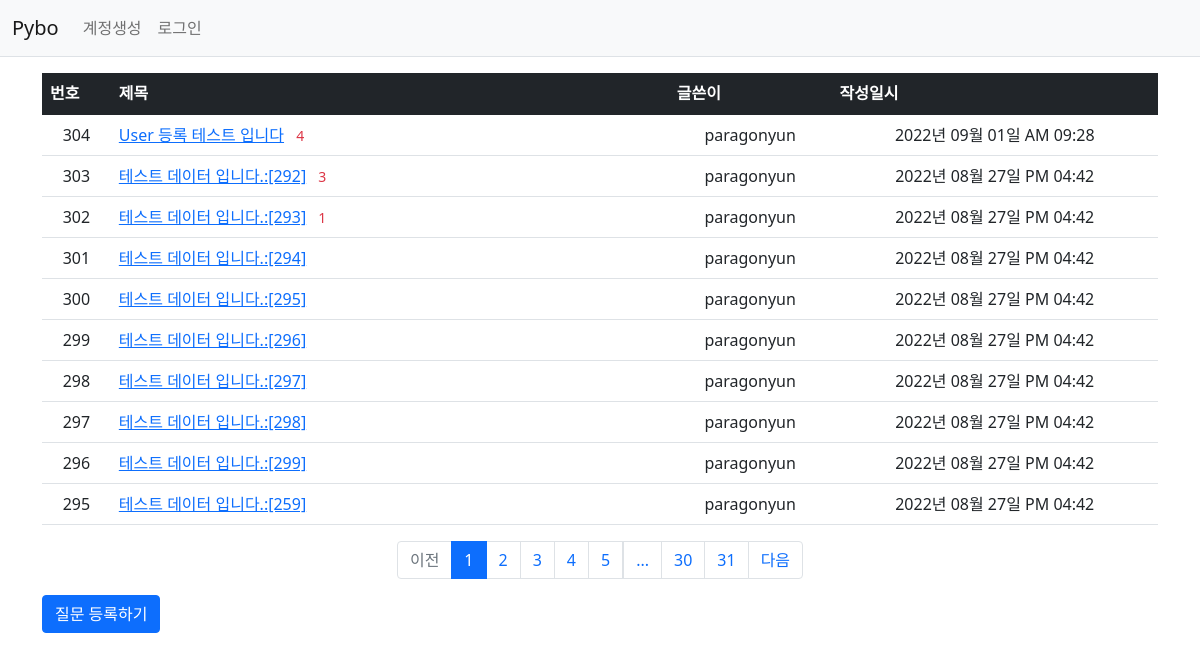
Page /question/list/ on the committed database.
### pybo/models.py (models this page shows)
class Question(db.Model) : ## class 이름으로 Table 이름이 생성됨
    id = db.Column(db.Integer, primary_key = True) ## 칼럼 속성과 기본키인지 아닌지
    subject = db.Column(db.String(200), nullable=False) ## Null값 허용 안 함
    content = db.Column(db.Text(), nullable=False)
    create_date = db.Column(db.DateTime(), nullable=False)
    user_id = db.Column(db.Integer, db.ForeignKey('user.id', ondelete='CASCADE'), nullable=False)
    user = db.relationship('User', backref=db.backref('question_set'))
    modify_date = db.Column(db.DateTime(), nullable=True)
    '''
    User 모델을 첫번째로 연결되어 있고 secondary=question_voter Table로 되어있으므로
    Question 모델로 추천인을 저장하면 실제 ㄷ이터는 quesion_voter Table에 저장
    추천인 정보는 voter column에 저장됨
    '''
    voter = db.relationship('User', secondary=question_voter, backref=db.backref('qestion_voter_set'))

class User(db.Model) :
    id = db.Column(db.Integer, primary_key = True)
    username = db.Column(db.String(150), unique=True, nullable=False)
    password = db.Column(db.String(200), nullable=False)
    email = db.Column(db.String(120), unique=True, nullable=False)

### pybo/views/question_views.py (the view)
@bp.route('/list/')
def _list() :
    page = request.args.get('page', type=int, default=1)  # 페이지
    question_list = Question.query.order_by(Question.create_date.desc())
    question_list = question_list.paginate(page, per_page=10)
    return render_template('question/question_list.html', question_list = question_list)

### pybo/filter.py (called while the page is built)
def format_datetime(value, fmt = '%Y년 %m월 %d일 %p %I:%M') :
    return  value.strftime(fmt)

### pybo/views/auth_views.py (called while the page is built)
@bp.before_app_request
def load_logged_in_user() :
    user_id = session.get('user_id')
    if user_id is None :
        g.user = None
    else :
        g.user = User.query.get(user_id)

### pybo/templates/question/question_list.html
{% extends 'base.html' %}
{% block content %}
<div class = "container my-3">
    <table class="table">
        <thead>
        <tr class="table-dark">
            <th>번호</th>
            <th style="width:50%">제목</th>
            <th>글쓴이</th>
            <th>작성일시</th>
        </tr>
        </thead>
        <tbody>
        {% if question_list %}
        {% for question in question_list.items %}
        <tr class="text-center">
            <td>{{ question_list.total - ((question_list.page-1) * question_list.per_page) - loop.index0 }}</td>
            <td class="text-start">
                <a href = "{{ url_for('question.detail', question_id=question.id)}}">{{ question.subject }}</a>
                {% if question.answer_set|length > 0 %}
                <span class="text-danger small mx-2">{{ question.answer_set|length }}</span>
                {% endif %}
            </td>
            <td>{{ question.user.username }}</td>
            <td>{{ question.create_date|datetime }}</td>
        </tr>
        {% endfor %}
        {% else %}
        <tr>
            <td colspan = "3">질문이 없습니다.</td>
        </tr>
        {% endif %}
        </tbody>
    </table>
    <ul class="pagination justify-content-center">
        {% if question_list.has_prev %}
        <li class="page-item">
            <a class="page-link" href="?page={{ question_list.prev_num }}">이전</a>
        </li>
        {% else %}
        <li class="page-item disabled">
            <a class="page-link" tabindex="-1" aria-disabled="true" href="javascript:void(0)">이전</a>
        </li>
        {% endif %}
        {% for page_num in question_list.iter_pages() %}
        {% if page_num %}
        {% if page_num != question_list.page %}
        <li class="page-item">
            <a class="page-link" href="?page={{ page_num }}">{{ page_num }}</a>
        </li>
        {% else %}
        <li class="page-item active" aria-current="page">
            <a class="page-link" href="javascript:void(0)">{{ page_num }}</a>
        </li>
        {% endif %}
        {% else %}
        <li class="disabled">
            <a class="page-link" href="javascript:void(0)">...</a>
        </li>
        {% endif %}
        {% endfor %}
        {% if question_list.has_next %}
        <li class="page-item">
            <a class="page-link" href="?page={{ question_list.next_num }}">다음</a>
        </li>
        {% else %}
        <li class="page-item disabled">
            <a class="page-link" tabindex="-1" aria-disabled="true" href="javascript:void(0)">다음</a>
        </li>
        {% endif %}
    </ul>
    <a href = "{{ url_for('question.create') }}" class = "btn btn-primary">질문 등록하기</a>
</div>
{% endblock %}

### rows in the picture
Question: total "304", subject "User 등록 테스트 입니다", answer_set|length "4", user.username "paragonyun", create_date "2022년 09월 01일 AM 09:28"
Question: total "303", subject "테스트 데이터 입니다.:[292]", answer_set|length "3", user.username "paragonyun", create_date "2022년 08월 27일 PM 04:42"
Question: total "302", subject "테스트 데이터 입니다.:[293]", answer_set|length "1", user.username "paragonyun", create_date "2022년 08월 27일 PM 04:42"
Question: total "301", subject "테스트 데이터 입니다.:[294]", user.username "paragonyun", create_date "2022년 08월 27일 PM 04:42"
Question: id "300", subject "테스트 데이터 입니다.:[295]", user.username "paragonyun", create_date "2022년 08월 27일 PM 04:42"
Question: total "299", subject "테스트 데이터 입니다.:[296]", user.username "paragonyun", create_date "2022년 08월 27일 PM 04:42"
Question: total "298", subject "테스트 데이터 입니다.:[297]", user.username "paragonyun", create_date "2022년 08월 27일 PM 04:42"
Question: total "297", subject "테스트 데이터 입니다.:[298]", user.username "paragonyun", create_date "2022년 08월 27일 PM 04:42"
Question: total "296", subject "테스트 데이터 입니다.:[299]", user.username "paragonyun", create_date "2022년 08월 27일 PM 04:42"
Question: total "295", subject "테스트 데이터 입니다.:[259]", user.username "paragonyun", create_date "2022년 08월 27일 PM 04:42"

### other values in the picture
{{ page_num }} "1"
{{ page_num }} "2" "3" "4" "5" "30" "31"
